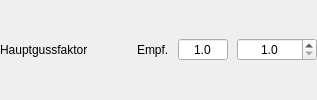
            <widget class="QWidget" name="wdgFaktorHauptguss" native="true">
             <layout class="QHBoxLayout" name="horizontalLayout_10">
              <property name="spacing">
               <number>9</number>
              </property>
              <property name="leftMargin">
               <number>0</number>
              </property>
              <property name="topMargin">
               <number>0</number>
              </property>
              <property name="rightMargin">
               <number>0</number>
              </property>
              <property name="bottomMargin">
               <number>0</number>
              </property>
              <item>
               <widget class="QLabel" name="label_8">
                <property name="text">
                 <string>Hauptgussfaktor</string>
                </property>
               </widget>
              </item>
              <item>
               <spacer name="horizontalSpacer_3">
                <property name="orientation">
                 <enum>Qt::Orientation::Horizontal</enum>
                </property>
                <property name="sizeHint" stdset="0">
                 <size>
                  <width>40</width>
                  <height>20</height>
                 </size>
                </property>
               </spacer>
              </item>
              <item>
               <widget class="QLabel" name="label_18">
                <property name="text">
                 <string>Empf.</string>
                </property>
               </widget>
              </item>
              <item>
               <widget class="DoubleSpinBox" name="tbFaktorHauptgussEmpfehlung">
                <property name="minimumSize">
                 <size>
                  <width>50</width>
                  <height>0</height>
                 </size>
                </property>
                <property name="toolTip">
                 <string>&lt;html&gt;&lt;head/&gt;&lt;body&gt;&lt;p&gt;Der &lt;span style=&quot; font-weight:600;&quot;&gt;Hauptgussfaktor&lt;/span&gt; beschreibt das Verhältnis Einmaischwasser zu Schüttung.&lt;/p&gt;&lt;p&gt;Die &lt;span style=&quot; font-weight:600;&quot;&gt;Empfehlung&lt;/span&gt; basiert auf die Bierfarbe für eine optimale Maischearbeit. Generell empfehlen sich Werte um 3,0 und höher. &lt;/p&gt;&lt;p&gt;Viele Hobbybrauer meiden einen Faktor unter 2,4. Unter diesem Wert ist die Maische zu dick und das Malz wird schlecht gelöst. Ist die &lt;span style=&quot; font-weight:600;&quot;&gt;Brauanlage limitiert&lt;/span&gt;, der Sud aber zu mächtig, ist eine Sudteilung oder High Gravity eine Überlegung wert.&lt;/p&gt;&lt;p&gt;Bei Fragen hierzu hilft seltener die Fachliteratur, sehr oft aber das Fachforum der Wahl. Brauerschicksal eint.&lt;/p&gt;&lt;/body&gt;&lt;/html&gt;</string>
                </property>
                <property name="alignment">
                 <set>Qt::AlignmentFlag::AlignCenter</set>
                </property>
                <property name="readOnly">
                 <bool>true</bool>
                </property>
                <property name="buttonSymbols">
                 <enum>QAbstractSpinBox::ButtonSymbols::NoButtons</enum>
                </property>
                <property name="decimals">
                 <number>1</number>
                </property>
                <property name="minimum">
                 <double>1.000000000000000</double>
                </property>
                <property name="maximum">
                 <double>10.000000000000000</double>
                </property>
                <property name="singleStep">
                 <double>0.100000000000000</double>
                </property>
               </widget>
              </item>
              <item>
               <widget class="DoubleSpinBoxSud" name="tbFaktorHauptguss">
                <property name="minimumSize">
                 <size>
                  <width>80</width>
                  <height>0</height>
                 </size>
                </property>
                <property name="toolTip">
                 <string>&lt;html&gt;&lt;head/&gt;&lt;body&gt;&lt;p&gt;Hier wird ein &lt;span style=&quot; font-weight:600;&quot;&gt;gewünschter Faktor &lt;/span&gt;für den Hauptguss manuell eingestellt. Der Hauptgussfaktor beschreibt das Verhältnis Einmaischwasser zu Schüttung.&lt;/p&gt;&lt;p&gt;Orientierung gibt die &lt;span style=&quot; font-weight:600;&quot;&gt;Empfehlung&lt;/span&gt; im Feld links. Sie basiert auf der Bierfarbe für eine optimale Maischearbeit. Generell empfehlen sich Werte um 3,0 und höher. &lt;/p&gt;&lt;p&gt;Viele Hobbybrauer meiden einen Faktor unter 2,4. Unter diesem Wert ist die Maische zu dick und das Malz wird schlecht gelöst. Ist die &lt;span style=&quot; font-weight:600;&quot;&gt;Brauanlage limitiert&lt;/span&gt;, der Sud aber zu mächtig, ist eine Sudteilung oder High Gravity eine Überlegung wert.&lt;/p&gt;&lt;p&gt;Bei Fragen hierzu hilft seltener die Fachliteratur, sehr oft aber das Fachforum der Wahl. Brauerschicksal eint.&lt;/p&gt;&lt;/body&gt;&lt;/html&gt;</string>
                </property>
                <property name="alignment">
                 <set>Qt::AlignmentFlag::AlignCenter</set>
                </property>
                <property name="decimals">
                 <number>1</number>
                </property>
                <property name="minimum">
                 <double>1.000000000000000</double>
                </property>
                <property name="maximum">
                 <double>10.000000000000000</double>
                </property>
                <property name="singleStep">
                 <double>0.100000000000000</double>
                </property>
               </widget>
              </item>
             </layout>
            </widget>
